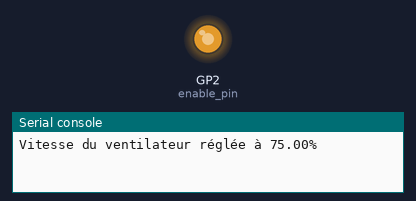
Simulated run of this program. Board: Raspberry Pi Pico running MicroPython. Parts: output pins drawn as LEDs (lit = HIGH), the last lines printed to the serial console.

Above: at 0.05 s.
At 19.95 s:
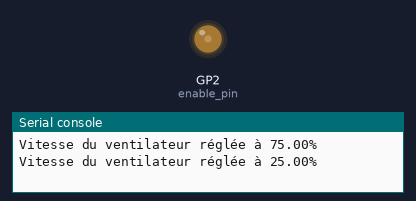
Timing chart, 0 to 26.0 s (numbered marks = the images above):
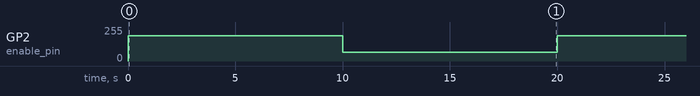

The program:

ventilo_ok_25__to_75_.py
```python
from machine import Pin, PWM
import time

# Configuration de la broche GPIO 2 pour PWM
enable_pin = Pin(2, Pin.OUT)
pwm = PWM(enable_pin)

# Définir la fréquence PWM (par exemple, 1 kHz)
pwm.freq(1000)

# Fonction pour régler la vitesse du ventilateur
def set_fan_speed(duty_cycle):
    pwm.duty_u16(duty_cycle)
    print(f"Vitesse du ventilateur réglée à {duty_cycle / 65535 * 100:.2f}%")

# Exemple d'utilisation
if __name__ == "__main__":
    while True:
        # Régler la vitesse du ventilateur à une valeur élevée (par exemple, 75%)
        set_fan_speed(int(0.75 * 65535))
        time.sleep(10)  # Tourne vite pendant 10 secondes

        # Régler la vitesse du ventilateur à une valeur plus basse (par exemple, 25%)
        set_fan_speed(int(0.25 * 65535))
        time.sleep(10)  # Tourne lentement pendant 10 secondes
```

Measured:
- by itself, GP2 (enable_pin): alternates 191/255 for 10.0 s and 64/255 for 10.0 s
